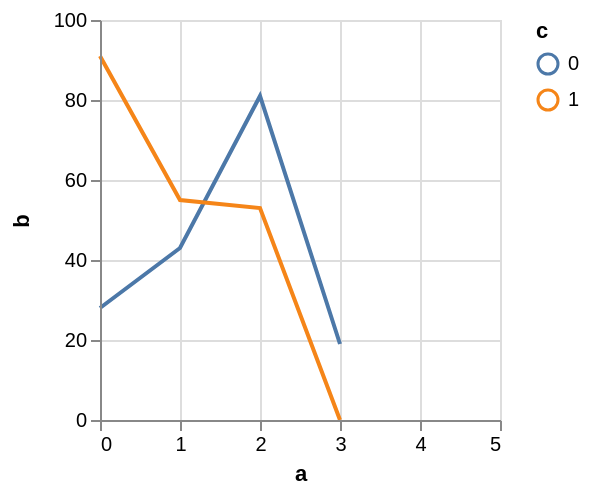

This figure's Vega-Lite source:
### Vega specification from a JSON file in a GitHub repository (floating-point values rounded to 4 significant figures)
{"$schema": "https://vega.github.io/schema/vega/v4.json", "autosize": "pad", "padding": 5, "width": 200, "height": 200, "style": "cell", "data": [{"name": "source_0", "values": [{"a": 0, "b": 28, "c": 0}, {"a": 0, "b": 91, "c": 1}, {"a": 1, "b": 43, "c": 0}, {"a": 1, "b": 55, "c": 1}, {"a": 2, "b": 81, "c": 0}, {"a": 2, "b": 53, "c": 1}, {"a": 3, "b": 19, "c": 0}]}, {"name": "data_0", "source": "source_0", "transform": [{"type": "impute", "field": "b", "key": "a", "method": "value", "groupby": ["c"], "value": null}, {"type": "formula", "expr": "datum.b === null ? 0 : datum.b", "as": "b"}]}], "marks": [{"name": "pathgroup", "type": "group", "from": {"facet": {"name": "faceted_path_main", "data": "data_0", "groupby": ["c"]}}, "encode": {"update": {"width": {"field": {"group": "width"}}, "height": {"field": {"group": "height"}}}}, "marks": [{"name": "marks", "type": "line", "style": ["line"], "sort": {"field": "datum[\"a\"]", "order": "descending"}, "from": {"data": "faceted_path_main"}, "encode": {"update": {"stroke": {"scale": "color", "field": "c"}, "tooltip": {"signal": "{\"a\": format(datum[\"a\"], \"\"), \"b\": format(datum[\"b\"], \"\"), \"c\": ''+datum[\"c\"]}"}, "x": {"scale": "x", "field": "a"}, "y": {"scale": "y", "field": "b"}, "defined": {"signal": "datum[\"a\"] !== null && !isNaN(datum[\"a\"]) && datum[\"b\"] !== null && !isNaN(datum[\"b\"])"}}}}]}], "scales": [{"name": "x", "type": "linear", "domain": {"data": "data_0", "field": "a"}, "range": [0, {"signal": "width"}], "nice": 1, "zero": false}, {"name": "y", "type": "linear", "domain": {"data": "data_0", "field": "b"}, "range": [{"signal": "height"}, 0], "nice": true, "zero": true}, {"name": "color", "type": "ordinal", "domain": {"data": "data_0", "field": "c", "sort": true}, "range": "category"}], "axes": [{"scale": "x", "orient": "bottom", "grid": false, "title": "a", "labelFlush": true, "labelOverlap": true, "tickCount": {"signal": "ceil(width/40)"}, "zindex": 1}, {"scale": "x", "orient": "bottom", "gridScale": "y", "grid": true, "tickCount": {"signal": "ceil(width/40)"}, "domain": false, "labels": false, "maxExtent": 0, "minExtent": 0, "ticks": false, "zindex": 0}, {"scale": "y", "orient": "left", "grid": false, "title": "b", "labelOverlap": true, "tickCount": {"signal": "ceil(height/40)"}, "zindex": 1}, {"scale": "y", "orient": "left", "gridScale": "x", "grid": true, "tickCount": {"signal": "ceil(height/40)"}, "domain": false, "labels": false, "maxExtent": 0, "minExtent": 0, "ticks": false, "zindex": 0}], "legends": [{"stroke": "color", "gradientLength": {"signal": "clamp(height, 100, 200)"}, "title": "c"}], "config": {"axisY": {"minExtent": 30}}}
